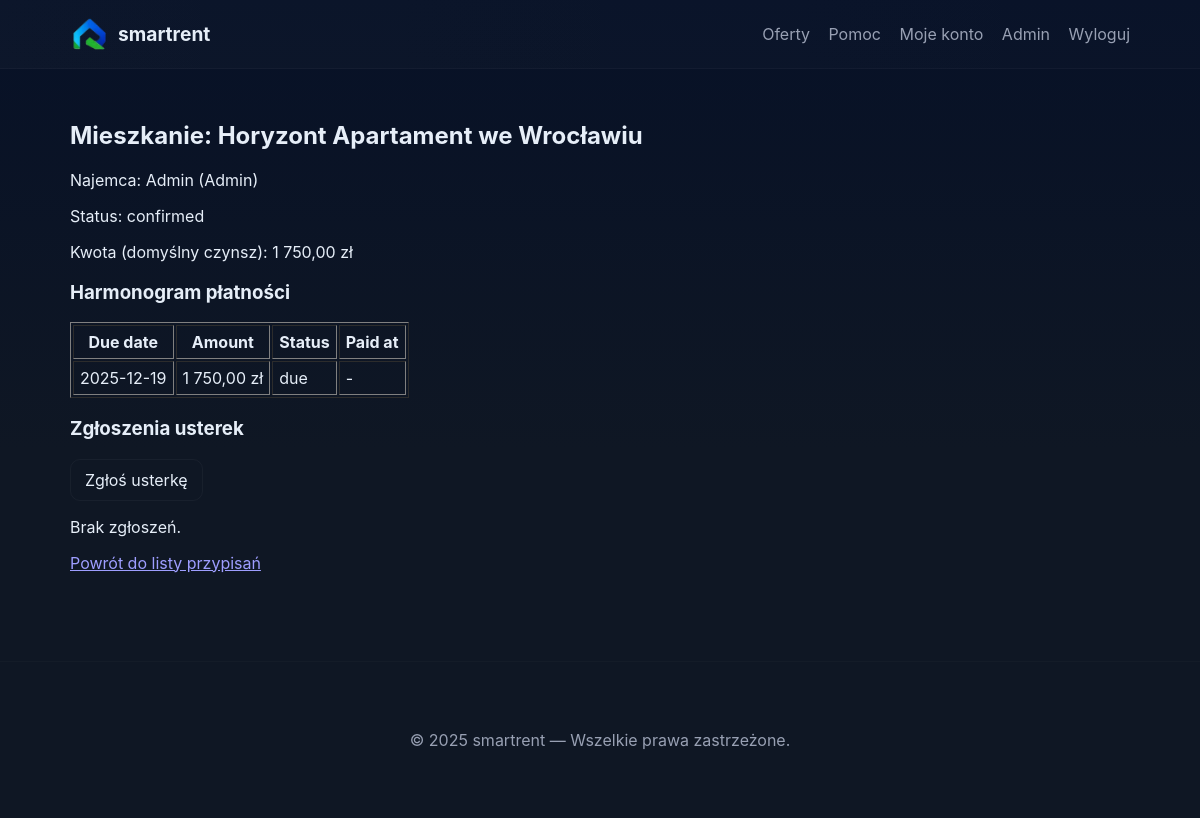
Page /management_assignment.php?id=3 (signed in) on the committed database.
### tables this page shows
CREATE TABLE `assignments` (
  `id` int(11) NOT NULL,
  `property_id` int(11) NOT NULL,
  `tenant_id` int(11) NOT NULL,
  `assigned_by` int(11) NOT NULL,
  `status` enum('pending','confirmed','ended') NOT NULL DEFAULT 'confirmed',
  `start_date` date DEFAULT NULL,
  `end_date` date DEFAULT NULL,
  `notes` text DEFAULT NULL,
  `created_at` datetime DEFAULT current_timestamp()
);

CREATE TABLE `properties` (
  `id` int(11) NOT NULL,
  `title` varchar(255) NOT NULL,
  `description` text DEFAULT NULL,
  `price` decimal(10,2) NOT NULL DEFAULT 0.00,
  `city` varchar(120) NOT NULL,
  `image` varchar(255) DEFAULT NULL,
  `owner_id` int(11) DEFAULT NULL,
  `is_rented` tinyint(1) DEFAULT 0,
  `created_at` datetime DEFAULT current_timestamp()
);

CREATE TABLE `users` (
  `id` int(11) NOT NULL,
  `name` varchar(150) NOT NULL,
  `email` varchar(200) NOT NULL,
  `password` varchar(255) NOT NULL,
  `role` enum('user','admin') NOT NULL DEFAULT 'user',
  `created_at` datetime DEFAULT current_timestamp()
);

CREATE TABLE `payments` (
  `id` int(11) NOT NULL,
  `assignment_id` int(11) NOT NULL,
  `due_date` date NOT NULL,
  `amount` decimal(10,2) NOT NULL DEFAULT 0.00,
  `status` enum('due','paid','overdue') NOT NULL DEFAULT 'due',
  `paid_at` datetime DEFAULT NULL,
  `notes` text DEFAULT NULL,
  `created_at` datetime DEFAULT current_timestamp()
);

### management_assignment.php (the view, shortened to what this page needs)
<?php
require_once 'includes/db.php';
$id = intval($_GET['id'] ?? 0);
$stmt = $pdo->prepare("SELECT a.*, p.title AS property_title, p.owner_id, u.name AS tenant_name, u.email AS tenant_email, p.price AS rent_price FROM assignments a JOIN properties p ON a.property_id = p.id LEFT JOIN users u ON a.tenant_id = u.id WHERE a.id = :id LIMIT 1");
$stmt->execute(['id'=>$id]);
$assign = $stmt->fetch(PDO::FETCH_ASSOC);
$stmt = $pdo->prepare("SELECT * FROM payments WHERE assignment_id = :aid ORDER BY due_date ASC");
$stmt->execute(['aid'=>$id]);
$payments = $stmt->fetchAll(PDO::FETCH_ASSOC);
$stmt = $pdo->prepare("SELECT * FROM maintenance_reports WHERE assignment_id = :aid ORDER BY created_at DESC");
$stmt->execute(['aid'=>$id]);
$reports = $stmt->fetchAll(PDO::FETCH_ASSOC);
?>
<!doctype html>
<html lang="pl">
<head><meta charset="utf-8"><title>Przypisanie #<?=htmlspecialchars($assign['id'])?></title><link rel="stylesheet" href="assets/css/style.css"></head>
<body>
<?php include 'includes/navbar.php'; ?>
<main class="container">
  <h2>Mieszkanie: <?=htmlspecialchars($assign['property_title'])?></h2>
  <p>Najemca: <?=htmlspecialchars($assign['tenant_name'] ?? $assign['tenant_id'])?> (<?=htmlspecialchars($assign['tenant_email'] ?? '')?>)</p>
  <p>Status: <?=htmlspecialchars($assign['status'])?></p>
  <p>Kwota (domyślny czynsz): <?=htmlspecialchars(number_format((float)($assign['rent_price'] ?? 0), 2, ',', ' '))?> zł</p>
  <h3>Harmonogram płatności</h3>
  <?php if (empty($payments)): ?>
    <p>Brak zapisanych płatności.</p>
  <?php else: ?>
    <table border="1" cellpadding="6">
      <tr><th>Due date</th><th>Amount</th><th>Status</th><th>Paid at</th></tr>
      <?php foreach ($payments as $p): ?>
        <tr>
          <td><?=htmlspecialchars($p['due_date'])?></td>
          <td><?=htmlspecialchars(number_format((float)$p['amount'], 2, ',', ' '))?> zł</td>
          <td><?=htmlspecialchars($p['status'])?></td>
          <td><?=htmlspecialchars($p['paid_at'] ?? '-')?></td>
        </tr>
      <?php endforeach; ?>
    </table>
  <?php endif; ?>
  <h3>Zgłoszenia usterek</h3>
  <p><a class="btn" href="maintenance_report.php?assignment_id=<?=urlencode($assign['id'])?>">Zgłoś usterkę</a></p>
  <?php if (empty($reports)): ?>
    <p>Brak zgłoszeń.</p>
  <?php endif; ?>
  <p><a href="admin_assignment_list.php">Powrót do listy przypisań</a></p>
</main>
<?php include 'includes/footer.php'; ?>
</body>
</html>

### assets/css/style.css (style rules this page uses)
:root { --bg:#0f1724; --card:#0b1220; --muted:#98a0b3; --accent:#6ee7b7; --accent-2:#60a5fa; --text:#e6eef8; --glass: rgba(255,255,255,0.03); --radius:12px; --max-width:1100px; --gap:18px; font-family: Inter, ui-sans-serif, system-ui, -apple-system, "Segoe UI", Roboto, "Helvetica Neue", Arial; color-scheme: dark; }
* { box-sizing:border-box }
body { margin:0; background: linear-gradient(180deg, #071127 0%, #0f1724 55%); color:var(--text); -webkit-font-smoothing:antialiased; -moz-osx-font-smoothing:grayscale; min-height:100vh; }
.container { max-width:var(--max-width); margin:0 auto; padding:32px 20px; }
.btn { display:inline-block;padding:10px 14px;border-radius:10px;background:transparent;border:1px solid rgba(255,255,255,0.04);color:var(--text);text-decoration:none;cursor:pointer; }

### rows in the picture
assignments: property.title "Horyzont Apartament we Wrocławiu", tenant.name "Admin", tenant.email "Admin", status "confirmed", property.price "1 750,00"
payments: due_date "2025-12-19", amount "1 750,00", status "due", paid_at "-"

### other values in the picture
APP_NAME "smartrent"
